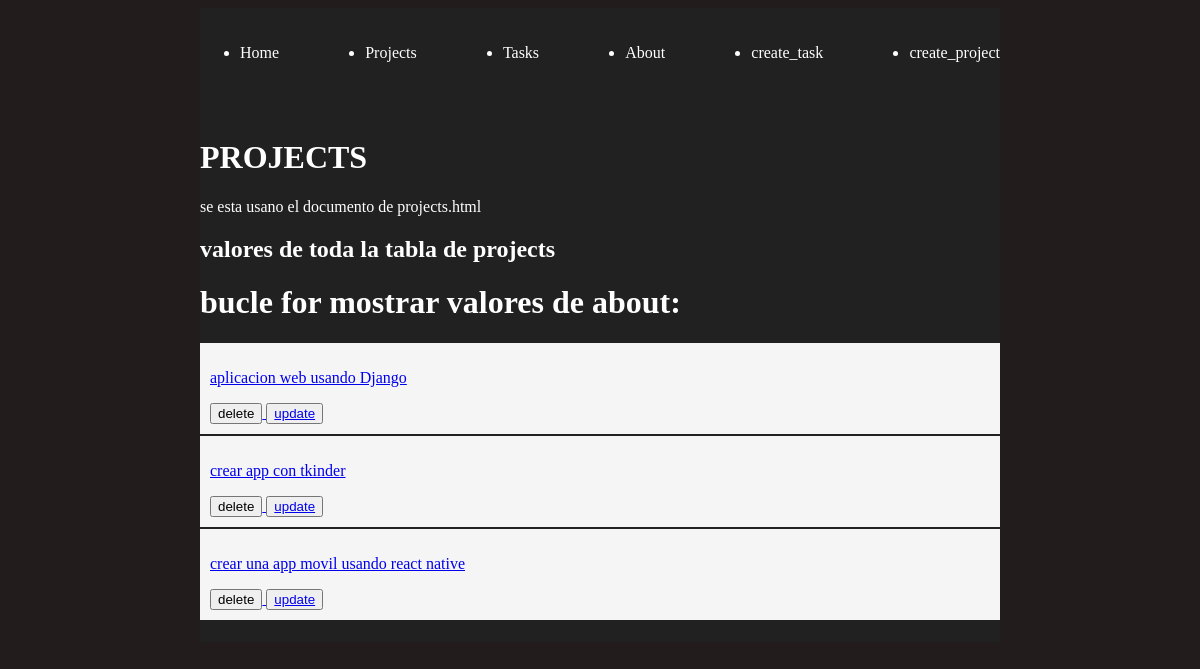
The page /projects/ on the database as committed earlier.
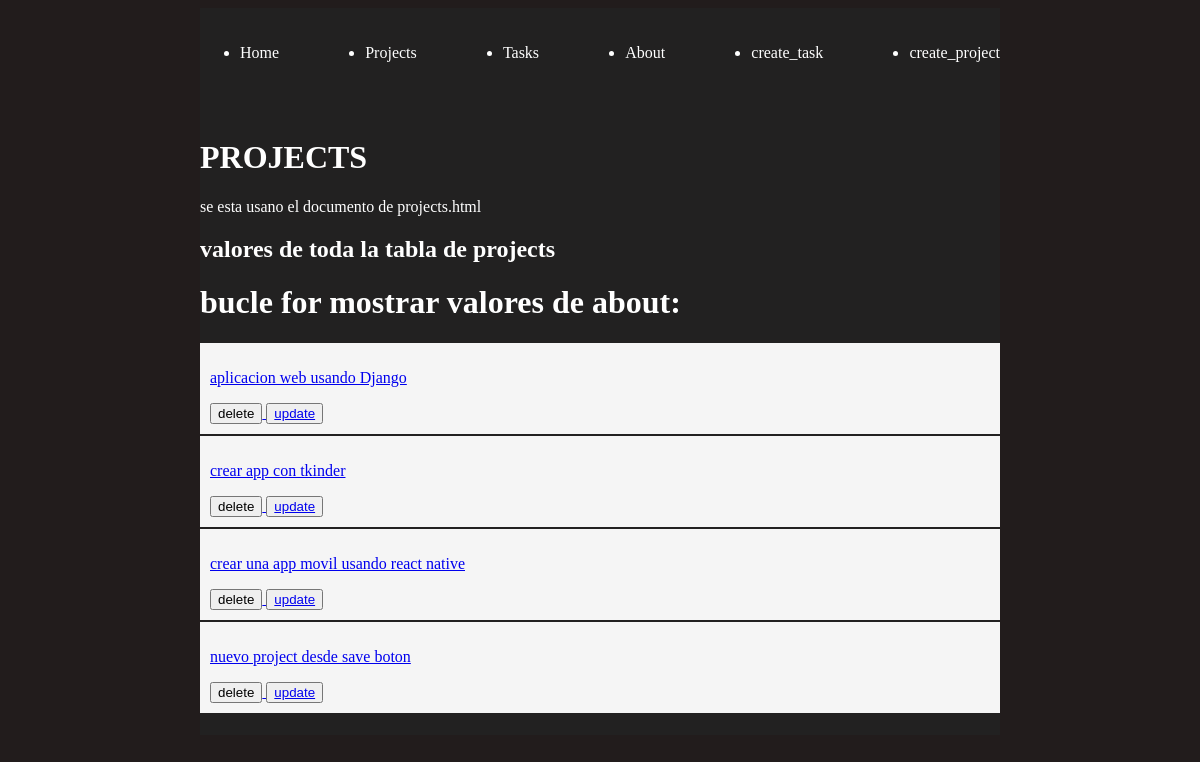
The same page on the database as committed later.
### myapp/models.py (models this page shows, shortened)
class Project(models.Model):
    name = models.CharField(max_length=200)

### myapp/views.py (the view)
# urls.py: path('projects/', views.projects, name='projects'),
def projects(request):
    projects = Project.objects.all()
    return render(request, "projects/projects.html", {'projects': projects})

### myapp/templates/projects/projects.html (shortened to what this page needs)
{% extends 'layouts/base.html' %}
{% block content%}
<!DOCTYPE html>
<html lang="en">
<head>
</head>
<body>
    <h1>PROJECTS</h1>
    <p>se esta usano el documento de projects.html</p>
    <h2>valores de toda la tabla de projects </h2>
    <h1>bucle for mostrar valores de about:</h1>
        {% for project in projects %}
            <div>
                <article class="card">
                    <a href="{% url 'project_detail' project.id %}">
                        <p>{{ project.name }}</p>
                        <button>
                            delete
                        </button>
                        <button>
                            update
                        </a>
                </article>
            </div>
        {% endfor %}
</body>
</html>
{% endblock%}

Rows that differ between the two databases and show on the page:
added Project: name "nuevo project desde save boton"
